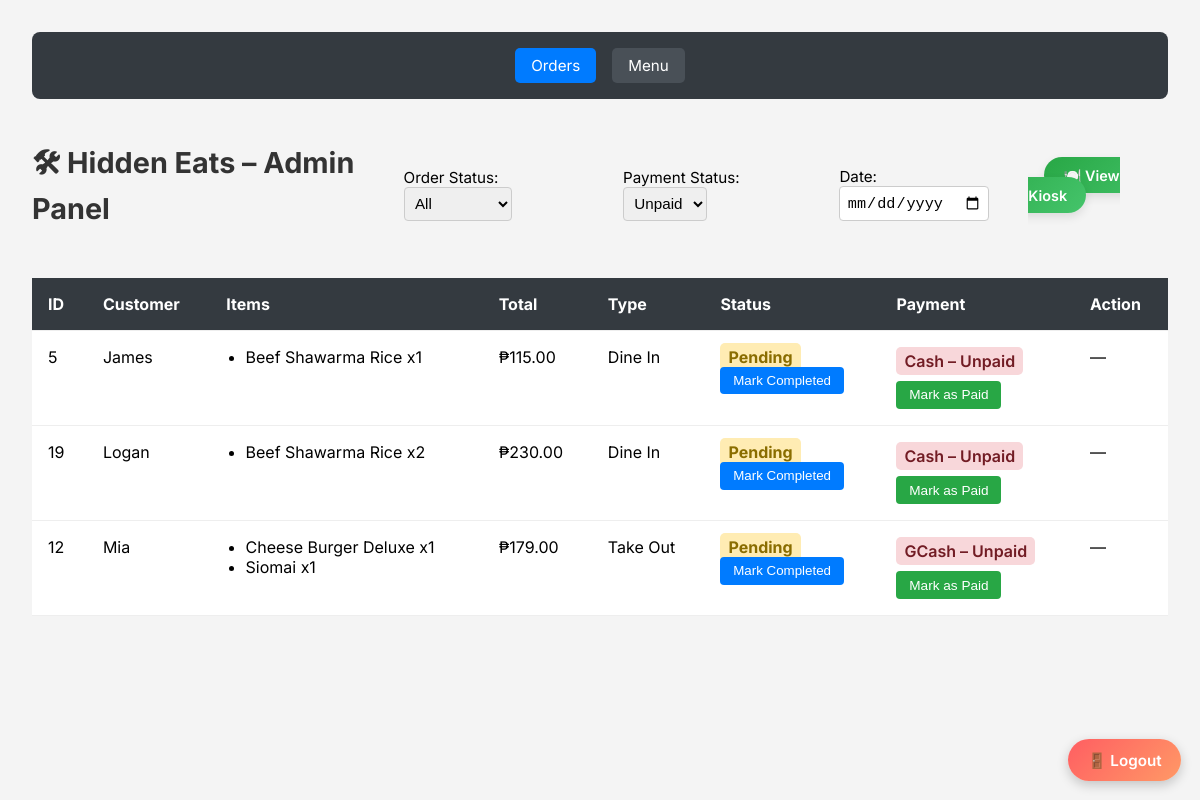
The app's page /admin.php?payment=Unpaid (signed in) with its own data.
### tables this page shows
CREATE TABLE `orders` (
  `order_id` int(11) NOT NULL,
  `customer_name` varchar(100) DEFAULT NULL,
  `order_items` text NOT NULL,
  `total_price` decimal(10,2) NOT NULL,
  `order_type` varchar(20) NOT NULL,
  `order_status` varchar(20) DEFAULT 'Pending',
  `payment_status` varchar(20) DEFAULT 'Unpaid',
  `created_at` timestamp NOT NULL DEFAULT current_timestamp(),
  `payment_method` varchar(50) DEFAULT 'Cash'
);

### admin.php (the view, shortened to what this page needs)
<?php
include 'connect.php';
$where = [];
$params = [];
$types = '';
if (!empty($_GET['payment']) && $_GET['payment'] !== 'all') {
    $where[] = 'payment_status = ?';
    $params[] = $_GET['payment'];
    $types .= 's';
}
$sql = "SELECT * FROM orders";
if ($where) {
    $sql .= " WHERE " . implode(" AND ", $where);
}
$sql .= " ORDER BY created_at DESC";
$stmt = $conn->prepare($sql);
if ($params) {
    $stmt->bind_param($types, ...$params);
}
$stmt->execute();
$result = $stmt->get_result();
?>
<!DOCTYPE html>
<html lang="en">
<head>
  <link rel="stylesheet" href="CSS/admin.css" />
</head>
<body>
<nav class="admin-nav">
  <a href="admin.php" class="<?= basename($_SERVER['PHP_SELF']) === 'admin.php' ? 'active' : '' ?>">Orders</a>
  <a href="admin_menu.php" class="<?= basename($_SERVER['PHP_SELF']) === 'admin_menu.php' ? 'active' : '' ?>">Menu</a>
</nav>
<header class="admin-header">
  <h1>🛠 Hidden Eats – Admin Panel</h1>
  <div class="filters">
    <form method="GET" style="display: flex; gap: 1rem; align-items: center;">
      <label>Order Status:
        <select name="status" onchange="this.form.submit()">
          <option value="all">All</option>
        </select>
      </label>
      <label>Payment Status:
        <select name="payment" onchange="this.form.submit()">
          <option value="Unpaid" <?= ($_GET['payment'] ?? '') === 'Unpaid' ? 'selected' : '' ?>>Unpaid</option>
        </select>
      </label>
      <label>Date:
        <input type="date" name="date" value="<?= htmlspecialchars($_GET['date'] ?? '') ?>" onchange="this.form.submit()" />
      </label>
    </form>
  </div>
  <div class="admin-controls">
    <a href="LoggedIn.php" class="kiosk-btn" title="Go to Kiosk View">🍽️ View Kiosk</a>
    <a href="logout.php" class="logout-btn" title="Logout">🚪 Logout</a>
  </div>
</header>
<section class="admin-table-container">
  <table class="admin-table" id="orderTable">
    <thead>
      <tr>
        <th>ID</th>
        <th>Customer</th>
        <th>Items</th>
        <th>Total</th>
        <th>Type</th>
        <th>Status</th>
        <th>Payment</th>
        <th>Action</th>
      </tr>
    </thead>
    <tbody>
      <?php while ($row = $result->fetch_assoc()): ?>
        <tr data-status="<?= $row['order_status'] ?>" data-payment="<?= $row['payment_status'] ?>">
          <td><?= $row['order_id'] ?></td>
          <td><?= htmlspecialchars($row['customer_name']) ?></td>
          <td>
            <ul>
              <?php foreach (json_decode($row['order_items'], true) as $item): ?>
                <li><?= htmlspecialchars($item['name']) ?> x<?= $item['qty'] ?></li>
              <?php endforeach; ?>
            </ul>
          </td>
          <td>₱<?= number_format($row['total_price'], 2) ?></td>
          <td><?= $row['order_type'] ?></td>
          <td>
            <span class="status <?= strtolower($row['order_status']) ?>"><?= $row['order_status'] ?></span>
            <?php if ($row['order_status'] !== 'Completed'): ?>
              <form method="POST" action="status_update.php">
                <button class="complete-btn" type="submit">Mark Completed</button>
              </form>
            <?php endif; ?>
          </td>
          <td>
            <span class="payment <?= strtolower($row['payment_status']) ?>">
              <?= $row['payment_method'] ?> – <?= $row['payment_status'] ?>
            </span>
            <?php if ($row['payment_status'] !== 'Paid'): ?>
              <form method="POST" action="status_update.php">
                <button class="mark-paid-btn" type="submit">Mark as Paid</button>
              </form>
            <?php endif; ?>
          </td>
          <td>—</td>
        </tr>
      <?php endwhile; ?>
    </tbody>
  </table>
</section>
</body>
</html>

### CSS/admin.css (style rules this page uses)
body { font-family: 'Inter', sans-serif; background-color: #f4f4f4; padding: 2rem; margin: 0; }
.admin-header { display: flex; justify-content: space-between; align-items: center; margin-bottom: 2rem; }
h1 { color: #333; font-size: 1.8rem; }
.filters label { margin-right: 1rem; font-size: 0.95rem; }
.filters select { padding: 0.4rem; border-radius: 4px; border: 1px solid #ccc; font-size: 0.95rem; }
.admin-table-container { overflow-x: auto; }
.admin-table { width: 100%; border-collapse: collapse; background: #fff; box-shadow: 0 2px 10px rgba(0,0,0,0.05); }
.admin-table th, .admin-table td { padding: 1rem; border-bottom: 1px solid #eee; text-align: left; vertical-align: top; }
.admin-table th { background-color: #343a40; color: #fff; }
.admin-table ul { margin: 0; padding-left: 1.2rem; }
.status.pending { background-color: #ffecb3; color: #8a6d00; padding: 4px 8px; border-radius: 5px; font-weight: bold; }
.complete-btn { padding: 0.4rem 0.8rem; background-color: #007bff; border: none; color: white; border-radius: 4px; cursor: pointer; }
.payment.unpaid { background-color: #f8d7da; color: #721c24; padding: 4px 8px; border-radius: 5px; font-weight: 600; display: inline-block; }
.mark-paid-btn { margin-top: 0.4rem; padding: 0.4rem 0.8rem; background-color: #28a745; color: white; border: none; border-radius: 4px; font-size: 0.85rem; cursor: pointer; transition: background-color 0.3s; }
.admin-nav { display: flex; gap: 1rem; margin-bottom: 1.5rem; background: #343a40; padding: 1rem; border-radius: 8px; justify-content: center; flex-wrap: wrap; }
.admin-nav a { color: #fff; text-decoration: none; background: #495057; padding: 0.5rem 1rem; border-radius: 5px; font-size: 0.95rem; transition: background-color 0.3s; }
.admin-nav .active { background-color: #007bff; }
.filters input[type="date"] { padding: 0.4rem; border-radius: 4px; border: 1px solid #ccc; font-size: 0.95rem; }
.logout-btn { position: fixed; bottom: 1rem; right: 1rem; background-color: #dc3545; color: white; padding: 0.6rem 1rem; border-radius: 30px; font-size: 0.95rem; text-decoration: none; transition: all 0.3s ease; z-index: 2000; box-shadow: 0 2px 8px rgba(0,0,0,0.15); display: flex; align-items: center; gap: 0.4rem; }
.logout-btn { position: fixed; bottom: 1.2rem; right: 1.2rem; background: linear-gradient(135deg, #ff5e62, #ff9966); color: white; border: none; padding: 0.7rem 1.2rem; border-radius: 50px; font-size: 0.95rem; font-weight: 600; text-decoration: none; display: flex; align-items: center; gap: 0.5rem; box-shadow: 0 4px 12px rgba(0, 0, 0, 0.2); transition: all 0.3s ease; z-index: 1000; }
.kiosk-btn { background: linear-gradient(135deg, #28a745, #45c46b); color: #fff; padding: 0.6rem 1.2rem; border: none; border-radius: 30px; font-size: 0.9rem; font-weight: 600; text-decoration: none; margin-left: 1rem; transition: all 0.3s ease; box-shadow: 0 4px 10px rgba(0,0,0,0.1); }

### records on screen
orders: order_id "5", customer_name "James", name "Beef Shawarma Rice", qty "1", total_price "115.00", order_type "Dine In", order_status "Pending", payment_method "Cash", payment_status "Unpaid"
orders: order_id "19", customer_name "Logan", name "Beef Shawarma Rice", qty "2", total_price "230.00", order_type "Dine In", order_status "Pending", payment_method "Cash", payment_status "Unpaid"
orders: order_id "12", customer_name "Mia", name "Cheese Burger Deluxe", qty "1", name "Siomai", total_price "179.00", order_type "Take Out", order_status "Pending", payment_method "GCash", payment_status "Unpaid"
